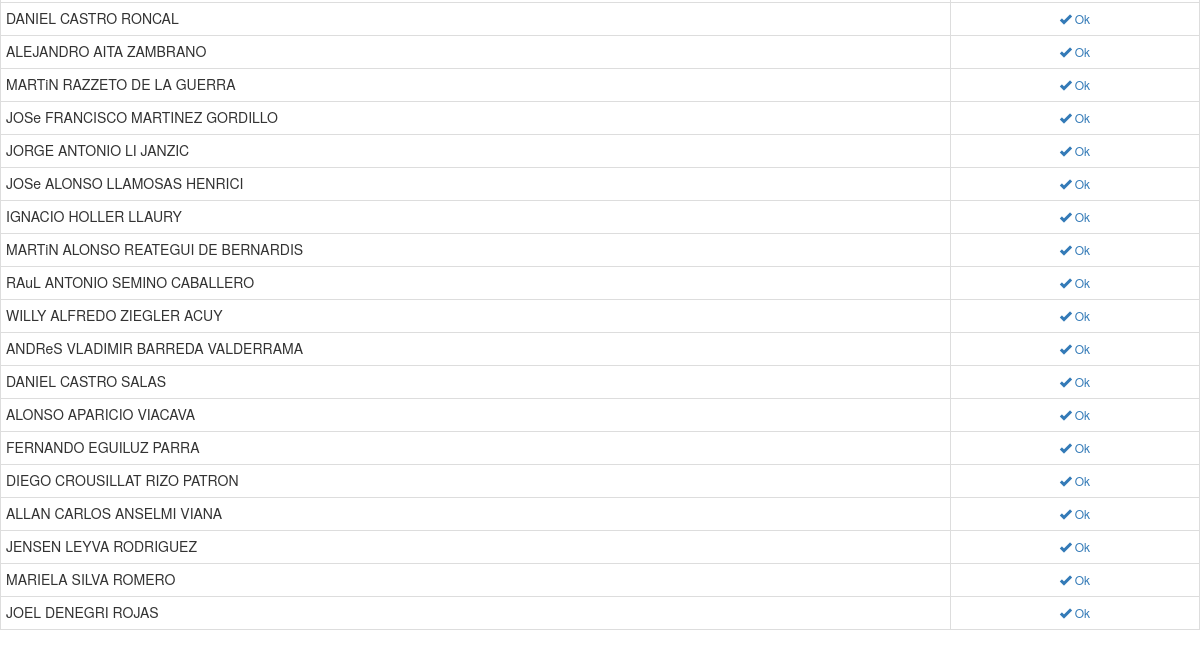
/_controlador/busca_cliente.php (signed in, lower part), run on an earlier commit of the app's database.
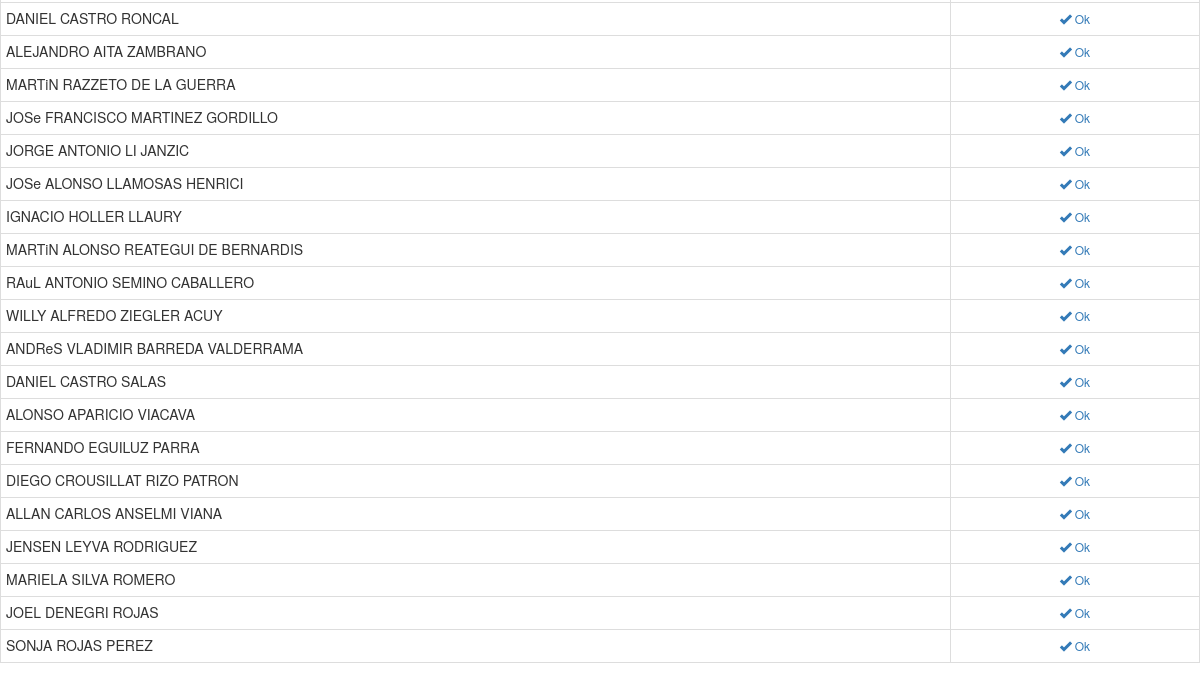
And on a later commit of the database.
### tables this page shows
CREATE TABLE IF NOT EXISTS `cliente` (
  `id_cliente` int(10) NOT NULL AUTO_INCREMENT,
  `id_tipo_documento` int(10) NOT NULL,
  `id_area` int(10) NOT NULL,
  `id_anexo` int(10) NOT NULL,
  `nom_cliente` varchar(50) NOT NULL,
  `ape_pat_cliente` varchar(50) NOT NULL,
  `ape_mat_cliente` varchar(50) NOT NULL,
  `num_doc_cliente` varchar(11) NOT NULL,
  `dir_cliente` longtext NOT NULL,
  `tel_cliente` varchar(7) NOT NULL,
  `cel_cliente` varchar(9) NOT NULL,
  `email_cliente` varchar(50) NOT NULL,
  `usu_cliente` varchar(50) NOT NULL,
  `pass_cliente` varchar(50) NOT NULL,
  `act_cliente` int(2) NOT NULL,
  PRIMARY KEY (`id_cliente`)
);

### _vista/v_busca_cliente.php (the view, shortened to what this page needs)
<html>
<body>
<form action="busca_cliente.php" method="post" name="cuatro">
<div class="table-responsive">
<table border="0" class="table table-bordered table-hover table-condensed " >
<?php foreach ($consulta as $row): ?>
<tr>
<td align="left"><?php echo $row['nom_cliente']." ".$row['ape_pat_cliente']." ".$row['ape_mat_cliente']; ?></td>
<td><center><button type="submit" name="ok" value="<?php echo $row['id_cliente']; ?>" class="btn btn-xs btn-link" aria-label="Left Align"><span class="glyphicon glyphicon-ok" aria-hidden="true"></span> Ok</button></center></td>
</tr>
<?php endforeach; ?>
</table>
</div>
</form>
</body>
</html>

### _controlador/busca_cliente.php (shortened to what this page needs)
<!DOCTYPE html PUBLIC "-//W3C//DTD XHTML 1.0 Transitional//EN" "http://www.w3.org/TR/xhtml1/DTD/xhtml1-transitional.dtd">
<html xmlns="http://www.w3.org/1999/xhtml">
<head>
</head>
<body>
<?php
require('../_vista/v_busca_cliente_cab.php');
require_once('../_modelo/m_cliente.php');
if(isset($_REQUEST['buscar']))
{
$desc=strtoupper($_REQUEST['desc']);
	$consulta = BuscarCliente1($desc);
}
else
{
	$consulta = BuscarCliente();
}
require('../_vista/v_busca_cliente.php');
	?>
</body>
</html>

### _vista/v_busca_cliente_cab.php (shortened to what this page needs)
<!DOCTYPE html PUBLIC "-//W3C//DTD XHTML 1.0 Transitional//EN" "http://www.w3.org/TR/xhtml1/DTD/xhtml1-transitional.dtd">
<html xmlns="http://www.w3.org/1999/xhtml">
<head>
<link rel="stylesheet" href="../_controlador/assets/bootstrap/css/bootstrap-theme.min.css">
<link rel="stylesheet" href="../_controlador/assets/bootstrap/css/bootstrap.min.css">
</head>
<body>
</body>
</html>

### _modelo/m_cliente.php (shortened to what this page needs)
<!DOCTYPE html PUBLIC "-//W3C//DTD XHTML 1.0 Transitional//EN" "http://www.w3.org/TR/xhtml1/DTD/xhtml1-transitional.dtd">
<html xmlns="http://www.w3.org/1999/xhtml">
<head>
</head>
<body>
<?php
function BuscarCliente()
{
include("../conexion/conexion.php");
$sql="SELECT * FROM cliente
INNER JOIN tipo_documento ON cliente.id_tipo_documento=tipo_documento.id_tipo_documento
INNER JOIN area ON cliente.id_area=area.id_area
INNER JOIN anexo ON cliente.id_anexo=anexo.id_anexo
WHERE act_cliente=1";
$res=mysql_query($sql,$con);
$consulta = array();
while($row=mysql_fetch_array($res, MYSQL_ASSOC)){
$consulta[] = $row;
}
return $consulta;
}
?>
</body>
</html>

What changed in the data, as far as the page shows it:
added cliente: nom_cliente "SONJA", ape_pat_cliente "ROJAS", ape_mat_cliente "PEREZ", $row['id_cliente'] 189 (drawn)
